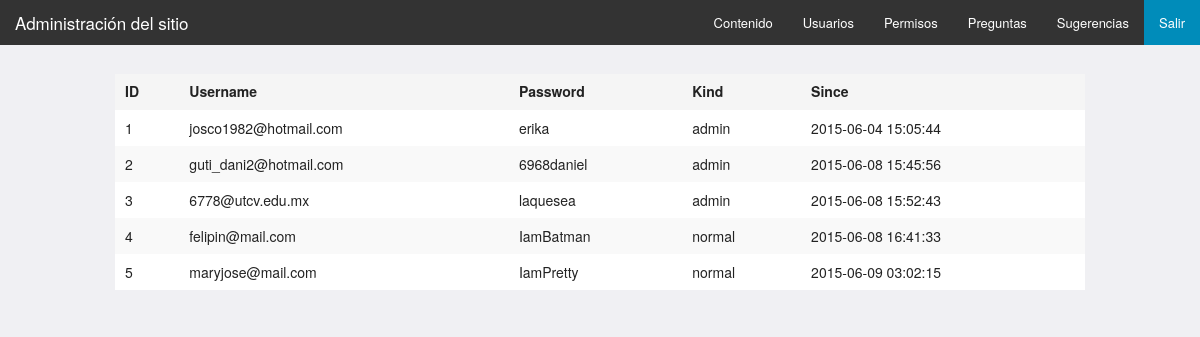
Page /admin/users (signed in) on the committed database.
### tables this page shows
CREATE TABLE IF NOT EXISTS account (
    id INT(10) NOT NULL AUTO_INCREMENT,
    username VARCHAR(36) NOT NULL,
    pass VARCHAR(32) NOT NULL,
    kind VARCHAR(24) DEFAULT 'normal',
    since TIMESTAMP DEFAULT CURRENT_TIMESTAMP,
    person_id INT(10) NOT NULL,

    PRIMARY KEY (id),
    INDEX (person_id),

    FOREIGN KEY (person_id)
    REFERENCES person(id)
    ON DELETE CASCADE
    ON UPDATE CASCADE
);

### admin/library/View.php (called while the page is built, shortened)
<?php
class View extends Response {
    protected $template;
    protected $vars = [];
    public function __construct($template, $vars = []) {
        $this->template = $template;
        $this->vars = $vars;
    }
    public function getTemplate() {
        return $this->template;
    }
    public function getVars() {
        return $this->vars;
    }
    public function output() {
        $template = $this->getTemplate();
        $vars = $this->getVars();
        call_user_func(function () use ($template, $vars) {
            extract($vars);
            require "view/$template.tpl.php";
            $tpl_content = ob_get_contents();
            require "view/layout.tpl.php";
        });
    }
}

### admin/index.php (called while the page is built, shortened)
<?php
if (isset($_POST['uid']) && isset($_POST['pwd'])) {
    $uid = filter_input(INPUT_POST, 'uid', FILTER_SANITIZE_EMAIL);
    $pwd = filter_input(INPUT_POST, 'pwd', FILTER_SANITIZE_EMAIL);
    $_SESSION['uid'] = $uid;
    $_SESSION['pwd'] = $pwd;
} else if (isset($_SESSION['uid']) && isset($_SESSION['pwd'])) {
    $uid = $_SESSION['uid'];
    $pwd = $_SESSION['pwd'];
}
$account = new Account();
if (!$account->isAdmin($uid, $pwd)) {
    unset($_SESSION['uid']);
    unset($_SESSION['pwd']);
    ?>
    <!DOCTYPE html>
    <html>
        <head>
            <meta charset="utf-8" />
            <meta name="viewport" content="width=device-width, initial-scale=1.0" />
            <meta name="author" content="José Octavio Sánchez Contreras" />
            <meta name="author" content="Juan Daniel Gutiérrez Torres" />
            <title>Login page</title>
            <link rel="stylesheet" type="text/css" href="view/css/normalize.css" />
            <link rel="stylesheet" type="text/css" href="view/css/foundation.css" />
            <link rel="stylesheet" type="text/css" href="view/css/app.css" />
            <script type="text/javascript" src="view/scripts/vendor/modernizr.js"></script>
        </head>
        <body>
            <div class="large-4 medium-8 small-11 small-centered columns">
                <div class="login-error">
                    <h3>Access Denied</h3>
                    <p>
                        Your user ID or password is incorrect, or you are not a
                        registered user on this site. To try logging in again, click
                        <a href="<?= $_SERVER['PHP_SELF'] ?>">here</a>.
                    </p>
                </div>
            </div>
            <script type="text/javascript" src="view/scripts/vendor/jquery.js"></script>
            <script type="text/javascript" src="view/scripts/vendor/fastclick.js"></script>
            <script type="text/javascript" src="view/scripts/vendor/foundation.js"></script>
            <script>
                $(document).foundation();
            </script>
            <script type="text/javascript" src="view/scripts/app.js"></script>
        </body>
    </html>
    <?php
    exit;
}
$received_url = filter_input(INPUT_GET, 'url', FILTER_SANITIZE_URL);
$url = empty($received_url) ? "panel" : $received_url;
$request = new Request($url);
$request->execute();

### admin/model/Account.php (called while the page is built, shortened)
<?php
class Account extends Database {
    private $username;
    private $pass;
    private $kind;
    function __construct() {
        $this->db_name = "en2portr3s";
    }
    public function get($username = '') {
        if ($username === '') {
            $this->query = "SELECT * FROM account";
        } else {
            $this->query = "SELECT * FROM account WHERE username = '$username'";
        }
        $this->dql();
        $matches = count($this->rows);
        if ($matches === 0) {
            $this->message = 'Usuario no encontrado';
        } else if ($matches === 1) {
            $this->synchronize($this->rows[0]);
            $this->message = 'Usuario encontrado';
        } else {
            return $this->rows;
        }
    }
    public function isAdmin($username, $password) {
        $this->get($username);
        $first_step = $this->username === $username;
        $second_step = $this->pass === $password;
        $third_step = $this->kind === 'admin';
        return $first_step && $second_step && $third_step;
    }
}

### admin/model/Database.php (called while the page is built, shortened)
<?php
abstract class Database {
    private static $db_host = 'localhost';
    private static $db_user = 'n2x3_user';
    private static $db_pass = 'En2porTr3$';
    private static $db_enc = 'utf8';
    protected $db_name = 'default';
    protected $query;
    private $connection;
    private function connect() {
        $this->connection = new \mysqli(
                self::$db_host, self::$db_user, self::$db_pass, $this->db_name);
        $this->connection->set_charset(self::$db_enc);
    }
    protected function dql() {
        $result = $this->connection->query($this->query);
    }
}

### admin/view/users.tpl.php (the view, shortened to what this page needs)
<?php
$account = new Account();
$list = $account->get();
?>
<div class="row">
    <div class="large-12 columns">
        <table class="responsive">
            <thead>
                <tr>
                    <th>ID</th>
                    <th>Username</th>
                    <th>Password</th>
                    <th>Kind</th>
                    <th>Since</th>
                </tr>
            </thead>
            <tbody>
                <?php
                foreach ($list as $user) {
                    echo '<tr>'
                    . '<td>' . $user['id'] . '</td>'
                    . '<td>' . $user['username'] . '</td>'
                    . '<td>' . $user['pass'] . '</td>'
                    . '<td>' . $user['kind'] . '</td>'
                    . '<td>' . $user['since'] . '</td>'
                    . '</tr>';
                }
                ?>
            </tbody>
        </table>
    </div>
</div>

### admin/library/Request.php (shortened to what this page needs)
<?php
class Request {
    protected $action;
    protected $default_action = 'index';
    protected $params = [];
    public function resolveAction(&$segments) {
        $this->action = array_shift($segments);
        if (empty($this->action)) {
            $this->action = $this->default_action;
        }
    }
    public function resolveParams(&$segments) {
        $this->params = $segments;
    }
    public function getActionMethodName() {
        return Inflector::camelCase($this->action) . 'Action';
    }
    public function execute() {
        $action_method_name = $this->getActionMethodName();
        $controller = new $qualified_controller_name();
        $response = call_user_func_array([$controller, $action_method_name], $this->params);
        $this->executeResponse($response);
    }
    public function executeResponse($response) {
        if ($response instanceof Response) {
            $response->output();
        } else if (is_string($response)) {
            echo $response;
        } else if (is_array($response)) {
            echo json_encode($response);
        } else {
            exit('Respuesta no valida');
        }
    }
}

### admin/view/layout.tpl.php (shortened to what this page needs)
<!DOCTYPE html>
<html>
    <head>
        <link rel="stylesheet" type="text/css" href="view/css/normalize.css" />
        <link rel="stylesheet" type="text/css" href="view/css/foundation.css" />
        <link rel="stylesheet" type="text/css" href="view/css/responsive-tables.css" />
        <link rel="stylesheet" type="text/css" href="view/css/app.css" />
    </head>
    <body>
        <div id="top">
            <nav class="top-bar" data-topbar role="navigation">
                <ul class="title-area">
                    <li class="name">
                        <h1><a href="./">Administración del sitio</a></h1>
                    </li>
                </ul>
                <section class="top-bar-section">
                    <ul class="right">
                        <li><a href="#">Contenido</a></li>
                        <li><a href="users">Usuarios</a></li>
                        <li><a href="permisos">Permisos</a></li>
                        <li><a href="question">Preguntas</a></li>
                        <li><a href="suggestion">Sugerencias</a></li>
                        <li class="active"><a href="../" id="exit">Salir</a></li>
                    </ul>
                </section>
            </nav>
        </div>
        <div id="page-content">
            <div class="row">
                <div class="large-12 columns">
                    <?= $tpl_content; ?>
                </div>
            </div>
        </div>
    </body>
</html>

### admin/view/css/responsive-tables.css (style rules this page uses)
table th { font-weight: bold; }
table td, table th { padding: 9px 10px; text-align: left; }

### admin/view/css/app.css (style rules this page uses)
body { background: #F0F0F3; }
#page-content { margin-top: 2.4%; margin-bottom: 1.4%; }
table { width: 100%; border: 5px; }

### rows in the picture
account: id "1", username "josco1982@hotmail.com", pass "erika", kind "admin", since "2015-06-04 15:05:44"
account: id "2", username "guti_dani2@hotmail.com", pass "6968daniel", kind "admin", since "2015-06-08 15:45:56"
account: id "3", username "6778@utcv.edu.mx", pass "laquesea", kind "admin", since "2015-06-08 15:52:43"
account: id "4", username "felipin@mail.com", pass "IamBatman", kind "normal", since "2015-06-08 16:41:33"
account: id "5", username "maryjose@mail.com", pass "IamPretty", kind "normal", since "2015-06-09 03:02:15"
